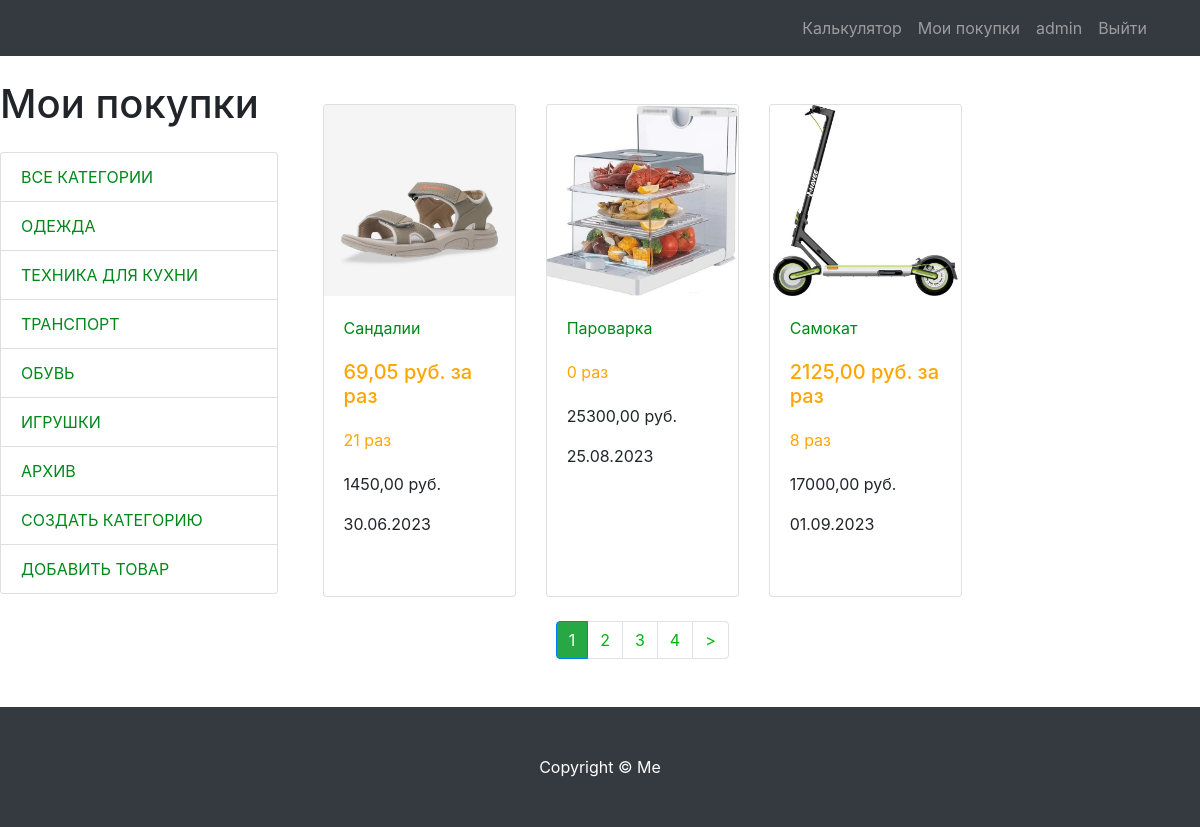
Screenshot of /products/ (signed in) with the database file from the repository.
### myproducts/models.py (models this page shows, shortened)
class Category(models.Model):
    user = models.ForeignKey(User, on_delete=models.CASCADE)
    name = models.CharField(max_length=100, verbose_name='Категория')
    description = models.CharField(blank=True, max_length=200, verbose_name='Описание категории')
    class Meta:
        verbose_name = 'категорию'
        verbose_name_plural = 'Категории'

class Product(models.Model):
    user = models.ForeignKey(User, on_delete=models.CASCADE)
    name = models.CharField(max_length=256, verbose_name='Название')
    image = models.ImageField(upload_to='products_images/', blank=True, verbose_name='Изображение')
    description = models.CharField(max_length=250, blank=True, verbose_name='Описание')
    price = models.DecimalField(max_digits=8, decimal_places=2, verbose_name='Цена')
    times = models.PositiveIntegerField(default=0, blank=True, verbose_name='Количество раз')
    date_created = models.DateTimeField(blank=True, null=True, verbose_name='Дата покупки')
    category = models.ForeignKey(Category, blank=True, null=True, on_delete=models.SET_NULL, verbose_name='Категория')
    is_archived = models.BooleanField(default=False)
    class Meta:
        ordering = ['date_created', 'is_archived']
        verbose_name = 'товар'
        verbose_name_plural = 'Товары'

### myproducts/views.py (the view)
# urls.py: path('products/', views.my_products, name='my_products'),
@login_required(login_url='/')
def my_products(request, category_id=None):
    user = request.user
    context = {
        'title': 'Мои покупки',
        'categories': Category.objects.filter(user=user),
    }
    if category_id:
        products = Product.objects.filter(category_id=category_id, user=user, is_archived=False)
    else:
        products = Product.objects.filter(user=user, is_archived=False)
    paginator = Paginator(products, 3)
    page_number = request.GET.get('page')
    page_obj = paginator.get_page(page_number)
    context.update({'products': page_obj})
    return render(request, 'myproducts/myproducts.html', context)

### myproducts/templates/myproducts/myproducts.html (shortened to what this page needs)
{% extends 'calculator/base.html' %}
{% load static %}
{% load mathfilters %}
{% block css %}
<link href="{% static 'css/products.css' %}" rel="stylesheet">{% endblock %}
{% block content %}
    <div class="row">
        <div class="col-lg-3">
            <h1 class="my-4">Мои покупки</h1>
            <div class="list-group">
                {% include 'myproducts/category.html' %}
            </div>
        </div>
        <div class="col-lg-9">
<div class="col-lg-9">
            <div class="row">
                {% for product in products %}
                <div class="col-lg-4 col-md-6 mb-4">
                    <div class="card h-100">
                        <a href="{% url 'product' product.id %}">
                            {% if product.image %}
                            <img class="card-img-top"
                                 src="{{ product.image.url }}"
                                 alt="">
                            {% endif %}
                        </a>
                        <div class="card-body">
                            <a href="{% url 'product' product.id %}">{{ product.name }}</a>
                            {% if product.times >= 1 %}
                            <h5 class="price">{{ product.price |div:product.times |floatformat:2 }} руб. за раз</h5>
                            {% endif %}
                            <p class="price">{{ product.times }}
                            {% with modulo=product.times|mod:10 %}
                                {% if product.times == 12 or product.times == 13 or product.times == 14 %}
                                    раз
                                {% elif modulo == 2 or modulo == 3 or modulo == 4 %}
                                    раза
                                {% else %}
                                    раз
                                {% endif %}
                            {% endwith %}
                            <br>
                            <p class="card-text">{{ product.price }} руб.</p>
                            <p class="card-text">{{ product.date_created|date:'d.m.Y'}}</p>
                                <br>
                        </div>
                    </div>
                </div>
                {% endfor %}
            </div>
            {% if products %}
            <nav aria-label="Page navigation example">
                <ul class="pagination justify-content-center">
                    {% if products.has_other_pages %}
                    {% for page in products.paginator.page_range %}
                    <li
                            class="page-item {% if page == products.number %} active {% endif %}"><a class="page-link"
                                                                            href="?page={{ page }}">{{page}}</a></li>
                    {% endfor %}
                    {% endif %}
                    {% if products.has_next %}
                    <li class="page-item">
                        <a class="page-link" href="?page={{ products.next_page_number }}">></a>
                    </li>
                    {% endif %}
                </ul>
            </nav>
            {% endif %}
        </div>
    </div>
</div>
<footer class="py-5 bg-dark">
    <div class="container">
        <p class="m-0 text-center text-white">Copyright &copy; Me</p>
    </div>
</footer>
{% endblock %}

### calculator/templates/calculator/base.html (shortened to what this page needs)
<!DOCTYPE html>
{% load static %}
<html lang="en">
<head>
    <link href="{% static 'vendor/bootstrap/css/bootstrap.min.css' %}" rel="stylesheet">
    <link href="{% static 'css/products.css' %}" rel="stylesheet">
    {% block css %}{% endblock %}
</head>
<body>
<nav class="navbar navbar-expand-lg navbar-dark bg-dark fixed-top">
    <div class="container">
        <div class="collapse navbar-collapse" id="navbarResponsive">
            <ul class="navbar-nav ml-auto">
                <li class="nav-item">
                    <a class="nav-link" href="{% url 'calculator' %}">Калькулятор</a>
                </li>
                {% if user.is_authenticated %}
                <li class="nav-item">
                    <a class="nav-link" href="{% url 'my_products' %}">Мои покупки</a>
                </li>
                <li class="nav-item nav-link" >{{ user.username }}</li>
                <li class="nav-item">
                <a class="nav-link" href="{% url 'logoutuser' %}">Выйти </a>
                </li>
                {% else %}
                <li class="nav-item">
                    <a class="nav-link" href="{% url 'loginuser' %}">Войти <i class="fas fa-sign-in-alt"></i></a>
                </li>
                {% endif %}
            </ul>
        </div>
    </div>
</nav>
{% block content %}{% endblock %}
</body>
</html>

### myproducts/templates/myproducts/category.html (shortened to what this page needs)
<div class="list-group">
    <a href="{% url 'my_products' %}" class="list-group-item">Все категории</a>
    {% for category in categories %}
    <div class="list-group-item">
    <a href="{% url 'category' category.id %}" >{{ category.name }}</a>
    </div>
    {% endfor %}
    <a href="{% url 'archive' %}" class="list-group-item">Архив</a>
    <a href="{% url 'create_category' %}" class="list-group-item">Создать категорию</a>
    <a href="{% url 'create_product' %}" class="list-group-item">Добавить товар</a>
</div>

### calculator/static/css/products.css (style rules this page uses)
body { padding-top: 56px; }
a { color: #008819; }
.page-link { color: #01b50d; }
.page-item.active .page-link { background: #28a745; }
.list-group-item { text-transform: uppercase; }
.col-lg-9 { margin: 24px 0; }
.price { color: orange; margin: 20px 0; }

### rows the page displays
Category: name "ОДЕЖДА"
Category: name "ТЕХНИКА ДЛЯ КУХНИ"
Category: name "ТРАНСПОРТ"
Category: name "ОБУВЬ"
Category: name "ИГРУШКИ"
Product: image (picture), name "Сандалии", price|div "69,05", times "21", shows "раз", price "1450,00", date_created "30.06.2023"
Product: image (picture), name "Пароварка", times "0", shows "раз", price "25300,00", date_created "25.08.2023"
Product: image (picture), name "Самокат", price|div "2125,00", times "8", shows "раз", price "17000,00", date_created "01.09.2023"

### other values shown
{{ user.username }} "admin"
{{ page }} "1" "2" "3" "4"
